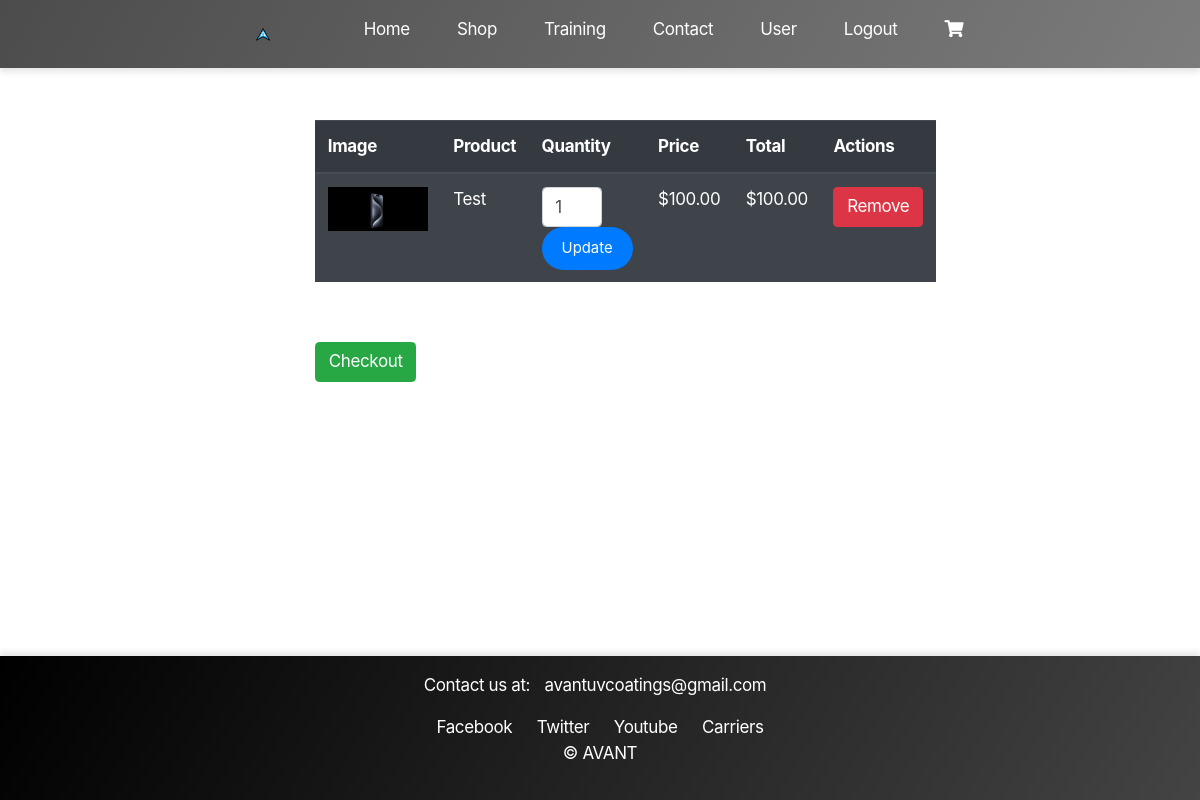
Screenshot of /cart/ (signed in) with the database file from the repository.
### cart/models.py (models this page shows, shortened)
class Cart(models.Model):
    user = models.ForeignKey(CustomUser, on_delete=models.CASCADE, related_name='carts', null=True, blank=True)
    guest_email = models.EmailField(null=True, blank=True)
    product = models.ForeignKey(Products, on_delete=models.CASCADE)
    quantity = models.PositiveIntegerField(default=1)
    added_at = models.DateTimeField(auto_now_add=True)

### products/models.py (models this page shows, shortened)
class Products(models.Model):
    title = models.CharField(max_length=100)
    image = models.ImageField(upload_to='product_images', blank=True, null=True)
    description = models.TextField()
    price = models.DecimalField(max_digits=10, decimal_places=2)

### cart/views.py (the view, shortened to what this page needs)
# urls.py: path('', cart_view, name='cart'),
def cart_view(request):
    cart_items = []
    total_price = 0
    if request.user.is_authenticated:
        cart_items = Cart.objects.filter(user=request.user)
        total_price = sum(item.product.price * item.quantity for item in cart_items)
    return render(request, 'cart/cart.html', {'cart_items': cart_items, 'total_price': total_price})

### cart/templatetags/cart_tags.py (called while the page is built)
@register.filter
def multiply(value, arg):
    try:
        return value * arg
    except (TypeError, ValueError):
        return ''

### cart/templates/cart/cart.html (shortened to what this page needs)
{% extends "home/base.html" %}
{% load cart_tags %}
{% load static %}
{% block content %}
<div class="container mt-5">
    <h2 class="text-white">Shopping Cart</h2>
    <table class="table table-dark table-striped">
        <thead>
            <tr>
                <th>Image</th>
                <th>Product</th>
                <th>Quantity</th>
                <th>Price</th>
                <th>Total</th>
                <th>Actions</th>
            </tr>
        </thead>
        <tbody>
            {% if cart_items %}
                {% for item in cart_items %}
                <tr>
                    <td>
                        {% if item.product.image %}
                            <img src="{{ item.product.image.url }}" alt="{{ item.product.title }}" class="img-fluid" style="max-width: 100px; max-height: 100px;">
                        {% else %}
                            <img src="{% static 'images/no-image.png' %}" alt="No image" class="img-fluid" style="max-width: 100px; max-height: 100px;">
                        {% endif %}
                    </td>
                    <td>{{ item.product.title }}</td>
                    <td>
                        <form method="post" action="{% url 'cart:update_cart' item.product.id %}">
                            <input type="number" name="quantity" value="{{ item.quantity }}" min="1" class="form-control" style="max-width: 60px; display: inline-block;">
                            <button type="submit" class="btn btn-primary btn-sm">Update</button>
                        </form>
                    </td>
                    <td>${{ item.product.price }}</td>
                    <td>${{ item.product.price|multiply:item.quantity }}</td>
                    <td>
                        <a href="{% url 'cart:remove_from_cart' item.product.id %}" class="btn btn-danger">Remove</a>
                    </td>
                </tr>
                {% endfor %}
            {% else %}
                <tr>
                    <td colspan="6" class="text-center">Your cart is empty.</td>
                </tr>
            {% endif %}
        </tbody>
    </table>
    {% if cart_items %}
    <p class="text-white">Total: ${{ total_price }}</p>
    <a href="{% url 'cart:checkout' %}" class="btn btn-success">Checkout</a>
    {% endif %}
</div>
{% endblock %}

### home/static/css/main_styles.css (style rules this page uses)
* { margin: 0; padding: 0; box-sizing: border-box; font-family: 'San Francisco', -apple-system, BlinkMacSystemFont, "Segoe UI", Roboto, "Helvetica Neue", Arial, sans-serif; }
html, body { width: 100%; height: 100%; margin: 0; padding: 0; overflow-x: hidden; }
body { font-family: 'San Francisco', -apple-system, BlinkMacSystemFont, "Segoe UI", Roboto, "Helvetica Neue", Arial, sans-serif; display: flex; flex-direction: column; min-height: 100vh; color: #333; overflow-x: hidden; }
.container.mt-5 { margin-top: 80px; padding-top: 20px; }
.btn-primary { background-color: #007bff; border: none; border-radius: 50px; padding: 10px 20px; transition: background-color 0.3s, transform 0.3s; }
:root { --r-globalmessage-segment-height: 0px; --r-globalnav-segmentbar-height: 0px; --r-globalnav-height: 48px; -webkit-text-size-adjust: 100%; quotes: "“" "”"; --sk-link-disabled-opacity: .42; --global-nav-ad-bar-height: 0px; --r-globalnav-background-opened: #fafafc; --r-globalnav-background-opened-dark: #161617; --sk-focus-color: #0071E3; --sk-focus-color-alt: rgb(0, 0, 0); --sk-focus-offset: 1px; --sk-focus-offset-container: 3px; --r-localnav-viewport-large-min-width: 1024px; --r-localnav-viewport-large-query: (min-width: 1024px); --r-localnav-viewport-medium-min-width: 834px; --r-localnav-viewport-medium-max-width: 1023px; --r-localnav-viewport-medium-query: (min-width: 834px); --r-localnav-viewport-small-min-width: 320px; --r-localnav-viewport-small-max-width: 833px; --r-localnav-viewport-small-query: (min-width: 320px); --r-localnav-height: 48px; --r-localnav-stacked-height: 63px; --r-localnav-gn-height: var(--r-globalnav-height, 48px); --global-nav-collective-height: calc(var(--r-globalnav-height) + var(--global-nav-ad-bar-height)); font-size: 17px; line-height: 1.47059; font-weight: 400; letter-spacing: -.022em; font-family: "SF Pro Text", "SF Pro Icons", "Helvetica Neue", "Helvetica", "Arial", sans-serif; color: #ffffff; font-style: normal; font-synthesis: none; -webkit-font-smoothing: antialiased; direction: ltr; text-align: left; position: relative; --columns-for-analytics-only: 2; --safe-area-inset-lt: env(safe-area-inset-left); --safe-area-inset-rt: env(safe-area-inset-right); --content-height: 490px; --columns: 2; --gutter-width: 12px; --gutter-half-width: 6px; --gutter-and-half-width: 18px; --gutter-color: rgb(255, 255, 255); --double-edge-border-width: 24px; --edge-border-width: 12px; --background-color: rgb(34, 34, 34); --text-color: #1d1d1f; --edge-border-width-fallback: 12px; }
.container { max-width: 600px; }
.btn-primary { background-color: #007bff; border-color: #007bff; transition: background-color 0.3s, border-color 0.3s; }

### rows the page displays
Cart: product.image (picture), product "Test", quantity "1", product.price "100.00", product.price|multiply "100.00"
